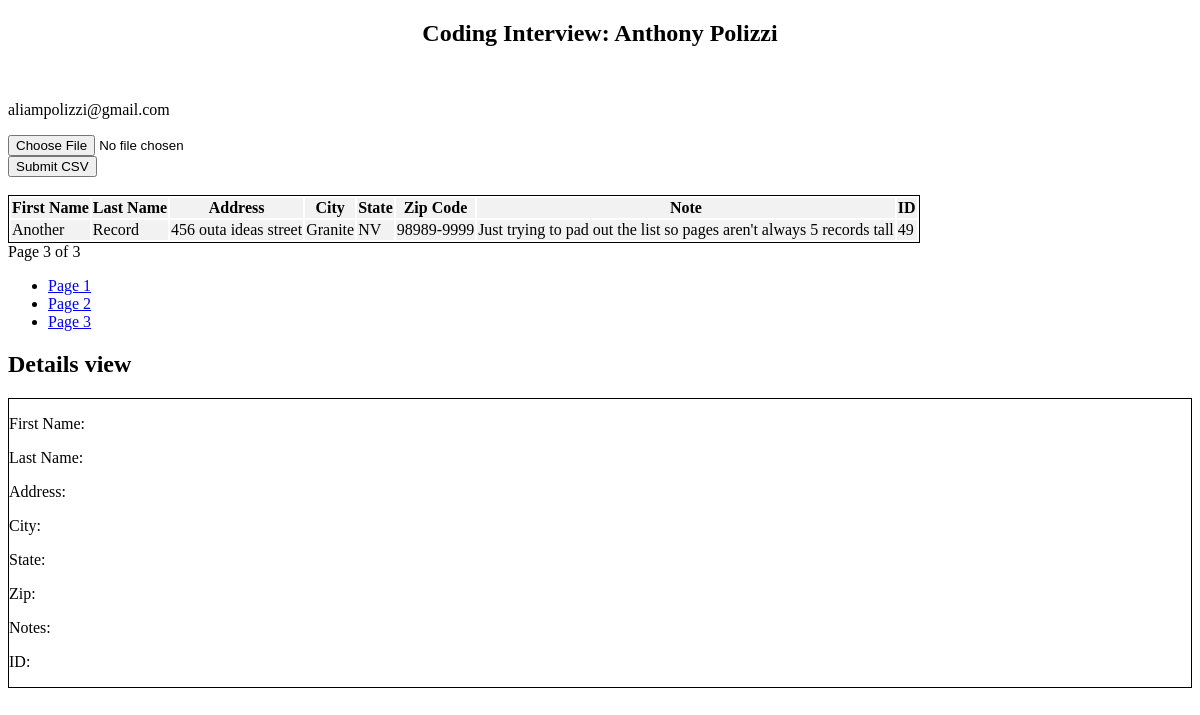
The app's page /?page_num=3 with its own data.
### tables this page shows
CREATE TABLE `peopletable` (
  `FirstName` varchar(25) DEFAULT NULL,
  `LastName` varchar(30) DEFAULT NULL,
  `Address` varchar(30) DEFAULT NULL,
  `City` varchar(20) DEFAULT NULL,
  `State` varchar(2) DEFAULT NULL,
  `Zip` varchar(10) DEFAULT NULL,
  `Notes` varchar(150) DEFAULT NULL,
  `ID` int NOT NULL AUTO_INCREMENT,
  PRIMARY KEY (`ID`)
);

### index.php (the view, shortened to what this page needs)
<!DOCTYPE html>
<html>
	<head>
		<link rel = "stylesheet" href = "style.css">
		<?php
			include_once "database.php";
		?>
	</head>
	<body>
		<div class=container>
			<h2 align = "center"> Coding Interview: Anthony Polizzi </h2> <br/>
			<p>aliampolizzi@gmail.com</p>
			<form action= "upload.php" id="upload_csv" method = "post" enctype = "multipart/form-data">
			<div>
				<input type = "file" name = "csv_file"/>
			</div>
			<div>
				<input type="submit" name="submit" id="submit" value = "Submit CSV"/>
			</div>
			</form>
			<br/>
			<div class = "table-responsive" id = "people_table_container">
				<table class = "table" id = "people_table">
					<thead>
					<tr>
						<th>First Name</th>
						<th>Last Name</th>
						<th>Address</th>
						<th>City</th>
						<th>State</th>
						<th>Zip Code</th>
						<th>Note</th>
						<th>ID</th>
					</tr></thead>
					<tbody>
					<?php
					$records_per_page = 5;
					$num_records = mysqli_fetch_array(mysqli_query($connect,"SELECT COUNT(*) AS num_recs FROM peopletable;"))['num_recs'];
					$num_pages = ceil($num_records / $records_per_page);
					if(isset($_GET['page_num']) && $_GET['page_num']!="")
					{
						$page_num = $_GET['page_num'];
					} else{
						$page_num = 1;
					}
					$offset = ($page_num-1)*$records_per_page;
					$query = "SELECT * FROM peopletable LIMIT ".$offset.", ".$records_per_page.";";
					$results = mysqli_query($connect, $query);
					while($row= mysqli_fetch_array($results)){
					?>
					<tr>
					<td><?php echo $row["FirstName"]; ?></td>
					<td><?php echo $row["LastName"]; ?></td>
					<td><?php echo $row["Address"]; ?></td>
					<td><?php echo $row["City"]; ?></td>
					<td><?php echo $row["State"]; ?></td>
					<td><?php echo $row["Zip"]; ?></td>
					<td><?php echo $row["Notes"]; ?></td>
					<td><?php echo $row["ID"]; ?> </td>
					</tr>
					<?php
						}
					?>
					</tbody>
				</table>
			</div>
			<div>
				Page <?php echo $page_num . " of ". $num_pages; ?>
				<ul class = "pagination">
					<li><a href = '?page_num=1'>Page 1</a></li>
					<li><a href = '?page_num=2'>Page 2</a></li>
					<li><a href = '?page_num=3'>Page 3</a></li>
				</ul>
			</div>
			<div id=details-label>
				<h2>Details view</h2>
			</div>
			<div class = 'dtable' id="dtable">
				<p>First Name: </p>
				<p>Last Name: </p>
				<p>Address: </p>
				<p>City: </p>
				<p>State: </p>
				<p>Zip: </p>
				<p>Notes: </p>
				<p>ID: </p>
			</div>
		</div>
	</body>
</html>

### style.css (style rules this page uses)
tr:nth-child(odd) { background-color: #f2f2f2; }
table { border: 1px solid black; }
#dtable { border: 1px solid black; }

### records on screen
peopletable: FirstName "Another", LastName "Record", Address "456 outa ideas street", City "Granite", State "NV", Zip "98989-9999", Notes "Just trying to pad out the list so pages aren't always 5 records tall", ID "49"

### other values on screen
$page_num "3"
$num_pages "3"
